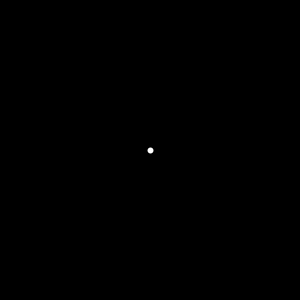
Frame 1 (no input)
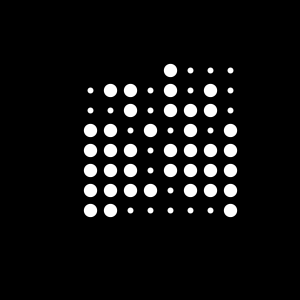
Frame 60 (the mouse pressed at the canvas centre just before this capture)
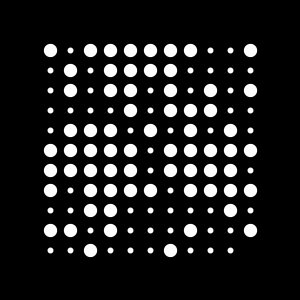
Frame 120 (the mouse held since frame 60 and released just before this capture)

The Processing sketch that drew these frames (run headless with seeded random() and noise(); from frame 60 on, the mouse is pressed at the canvas centre):

// Processing sketch: TenPrint
// ── TenPrint.pde
private float x; //<>// //<>//
private float y;
private boolean clear;
private boolean runing;

void settings () {
  int sx = Config.SPACING*Config.SIZE_X;
  int sy = Config.SPACING*Config.SIZE_Y;
  size(sx, sy);
}
void setup () {
  background (0);
  stroke(255);
  runing = true;
  initPosition();
}

void draw() {
  if (!runing) {
    noLoop();
    return;
  }

  if (clear) {
    clear = false;
    background (0);
  }

  printPosition();
  nextPosition();
}

void mouseClicked() {
  clear = true;
  runing = true;
  initPosition();
  loop();
}


int spiralLength = 1;
int spiralStep = 0;
int spiralState = 0;

void initPosition() {
  if (Config.DIRECTION == Config.PrintDirection.SPIRAL) {
    x = (Config.SIZE_X/ 2.0 - 0.5) * Config.SPACING;
    y = (Config.SIZE_Y/ 2.0 - 0.5) * Config.SPACING;
    spiralLength = 1;
    spiralStep = 0;
    spiralState = 0;
  } else {
    y = 0;
    x = 0;
  }
}

void nextPosition() {
  switch (Config.DIRECTION) {
  case HORIZONTAL:
  default:
    x += Config.SPACING;
    if (x >= width) {
      x = 0;
      y += Config.SPACING;
      if (y >= height) runing = false;
    }
    break;

  case VERTICAL:
    y += Config.SPACING;
    if (y >= height) {
      y = 0;
      x += Config.SPACING;
      if (x >= width) runing = false;
    }

  case SPIRAL:
    if (y >= height && x >= width) runing = false;

    if (spiralStep < spiralLength) {
      switch(spiralState) {
      case 0:
        x += Config.SPACING;
        break;
      case 1:
        y -= Config.SPACING;
        break;
      case 2:
        x -= Config.SPACING;
        break;
      case 3:
        y += Config.SPACING;
        break;
      }
      spiralStep++;
    } else {
      spiralStep = 0;
      spiralState = (spiralState + 1) % 4;
      if (spiralState % 2 == 0) spiralLength++;
      nextPosition();
    }
    break;
  }
}

void printPosition() {
  pushStyle();
  noFill();
  switch (Config.TYPE) {
  case BARS:
  default:
    if (random(1) < Config.PROBABILITY)
      line(x, y, x+Config.SPACING, y+Config.SPACING);
    else
      line(x, y+Config.SPACING, x+Config.SPACING, y);
    break;

  case CIRCLES:
    if (random(1) < Config.PROBABILITY)
      ellipse(x+Config.SPACING/2, y+Config.SPACING/2, Config.SPACING, Config.SPACING);
    else
      ellipse(x+Config.SPACING/2, y+Config.SPACING/2, Config.SPACING/2, Config.SPACING/2);
    break;

  case SQUARES:
    if (random(1) < Config.PROBABILITY)
      rect(x, y, Config.SPACING, Config.SPACING);
    else
      rect(x+Config.SPACING/4, y+Config.SPACING/4, Config.SPACING/2, Config.SPACING/2);
    break;

  case SQUARES_AND_CIRCLES:
    if (random(1) < Config.PROBABILITY)
      ellipse(x+Config.SPACING/2, y+Config.SPACING/2, Config.SPACING, Config.SPACING);
    else
      rect(x, y, Config.SPACING, Config.SPACING);
    break;

  case DOTS:
    if (random(1) < Config.PROBABILITY)
      strokeWeight(Config.SPACING/1.5);
    else
      strokeWeight(Config.SPACING/3);
    point(x+Config.SPACING/2, y+Config.SPACING/2);
    break;
  }
  popStyle();
}

// ── Config.pde
static class Config {
  enum PrintDirection {
    HORIZONTAL,
      VERTICAL,
      SPIRAL,
  }

  enum PrintType {
    BARS,
      CIRCLES,
      SQUARES,
      SQUARES_AND_CIRCLES,
      DOTS,
  }


  static final float PROBABILITY = 0.5;
  static final int SPACING = 20;
  static final int SIZE_X = 15;
  static final int SIZE_Y = 15;
  static final PrintDirection DIRECTION = PrintDirection.SPIRAL;
  static final PrintType TYPE = PrintType.DOTS;
}
